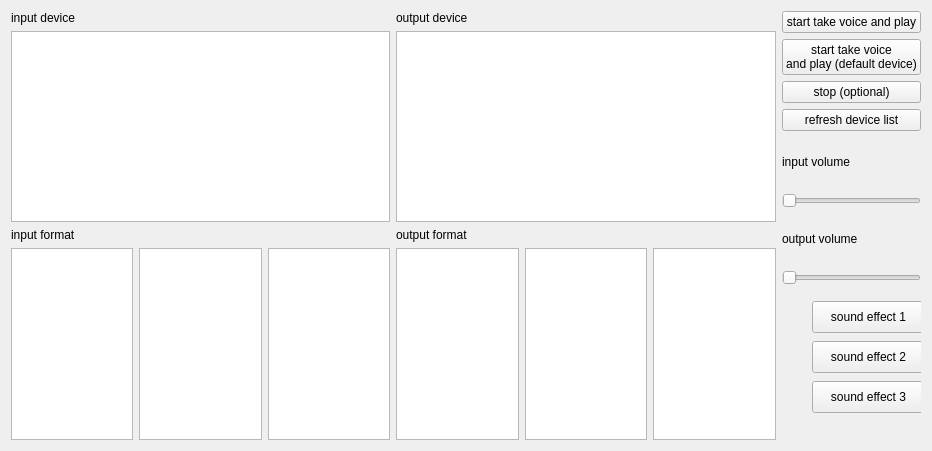
<?xml version="1.0" encoding="UTF-8"?>
<ui version="4.0">
 <class>MainWindow</class>
 <widget class="QMainWindow" name="MainWindow">
  <property name="geometry">
   <rect>
    <x>0</x>
    <y>0</y>
    <width>932</width>
    <height>451</height>
   </rect>
  </property>
  <property name="windowTitle">
   <string>MainWindow</string>
  </property>
  <widget class="QWidget" name="centralWidget">
   <layout class="QGridLayout" name="gridLayout_3">
    <item row="5" column="2">
     <widget class="QWidget" name="widget" native="true">
      <widget class="QPushButton" name="pushButton_5">
       <property name="geometry">
        <rect>
         <x>30</x>
         <y>10</y>
         <width>113</width>
         <height>32</height>
        </rect>
       </property>
       <property name="text">
        <string>sound effect 1</string>
       </property>
      </widget>
      <widget class="QPushButton" name="pushButton_6">
       <property name="geometry">
        <rect>
         <x>30</x>
         <y>50</y>
         <width>113</width>
         <height>32</height>
        </rect>
       </property>
       <property name="text">
        <string>sound effect 2</string>
       </property>
      </widget>
      <widget class="QPushButton" name="pushButton_7">
       <property name="geometry">
        <rect>
         <x>30</x>
         <y>90</y>
         <width>113</width>
         <height>32</height>
        </rect>
       </property>
       <property name="text">
        <string>sound effect 3</string>
       </property>
      </widget>
     </widget>
    </item>
    <item row="0" column="2">
     <widget class="QPushButton" name="pushButton">
      <property name="text">
       <string>start take voice and play</string>
      </property>
     </widget>
    </item>
    <item row="0" column="0" rowspan="6">
     <layout class="QGridLayout" name="gridLayout">
      <item row="3" column="1">
       <widget class="QListWidget" name="inBit"/>
      </item>
      <item row="3" column="0">
       <widget class="QListWidget" name="inChn"/>
      </item>
      <item row="3" column="2">
       <widget class="QListWidget" name="intRate"/>
      </item>
      <item row="1" column="0" colspan="3">
       <widget class="QListWidget" name="inputListWidget"/>
      </item>
      <item row="2" column="0" colspan="3">
       <widget class="QLabel" name="label_2">
        <property name="text">
         <string>input format</string>
        </property>
       </widget>
      </item>
      <item row="0" column="0" colspan="3">
       <widget class="QLabel" name="label">
        <property name="text">
         <string>input device</string>
        </property>
       </widget>
      </item>
     </layout>
    </item>
    <item row="2" column="2">
     <widget class="QPushButton" name="pushButton_3">
      <property name="text">
       <string>stop (optional)</string>
      </property>
     </widget>
    </item>
    <item row="0" column="1" rowspan="6">
     <layout class="QGridLayout" name="gridLayout_2">
      <item row="3" column="0">
       <widget class="QListWidget" name="outChn"/>
      </item>
      <item row="3" column="1">
       <widget class="QListWidget" name="outBit"/>
      </item>
      <item row="3" column="2">
       <widget class="QListWidget" name="outRate"/>
      </item>
      <item row="1" column="0" colspan="3">
       <widget class="QListWidget" name="outputListWidget"/>
      </item>
      <item row="2" column="0" colspan="3">
       <widget class="QLabel" name="label_4">
        <property name="text">
         <string>output format</string>
        </property>
       </widget>
      </item>
      <item row="0" column="0" colspan="3">
       <widget class="QLabel" name="label_3">
        <property name="text">
         <string>output device</string>
        </property>
       </widget>
      </item>
     </layout>
    </item>
    <item row="3" column="2">
     <widget class="QPushButton" name="pushButton_2">
      <property name="text">
       <string>refresh device list</string>
      </property>
     </widget>
    </item>
    <item row="4" column="2">
     <layout class="QVBoxLayout" name="verticalLayout">
      <item>
       <widget class="QLabel" name="label_5">
        <property name="text">
         <string>input volume</string>
        </property>
       </widget>
      </item>
      <item>
       <widget class="QSlider" name="inHS">
        <property name="orientation">
         <enum>Qt::Horizontal</enum>
        </property>
       </widget>
      </item>
      <item>
       <widget class="QLabel" name="label_6">
        <property name="text">
         <string>output volume</string>
        </property>
       </widget>
      </item>
      <item>
       <widget class="QSlider" name="outHS">
        <property name="orientation">
         <enum>Qt::Horizontal</enum>
        </property>
       </widget>
      </item>
     </layout>
    </item>
    <item row="1" column="2">
     <widget class="QPushButton" name="pushButton_4">
      <property name="text">
       <string>start take voice 
and play (default device)</string>
      </property>
     </widget>
    </item>
   </layout>
  </widget>
 </widget>
 <layoutdefault spacing="6" margin="11"/>
 <resources/>
 <connections/>
</ui>
